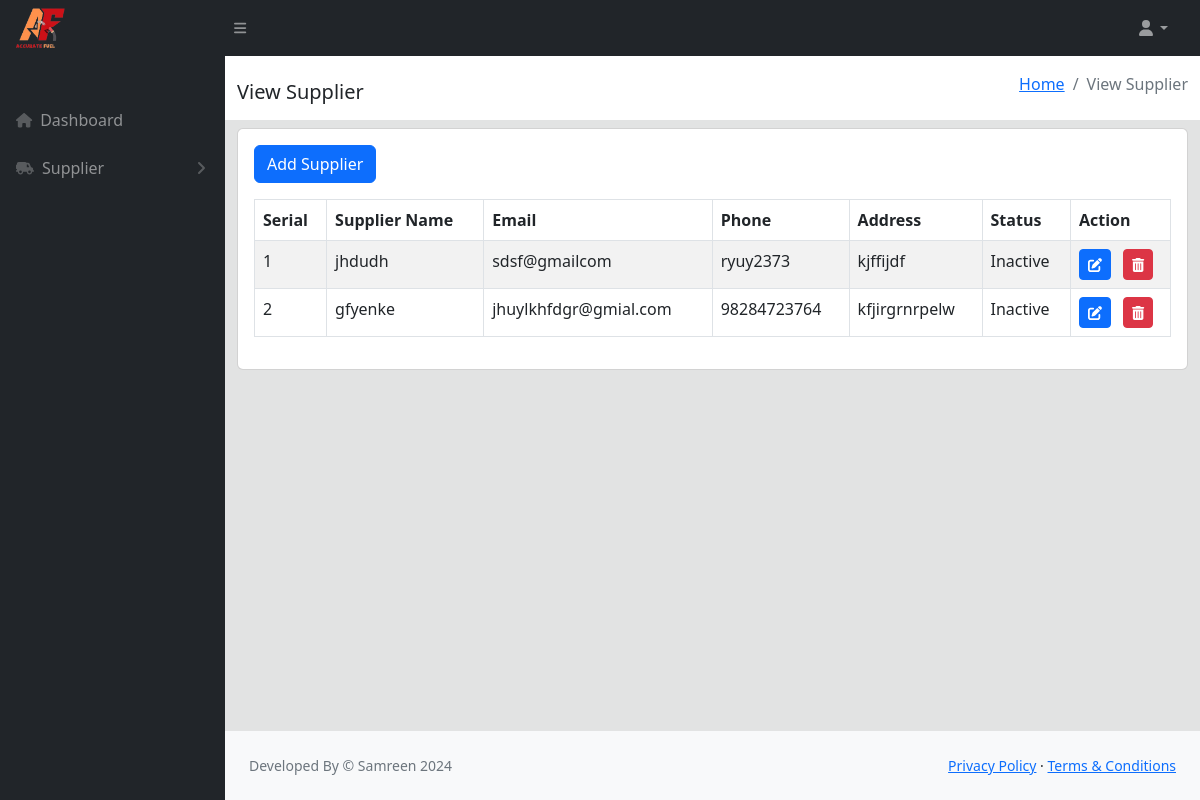
/admin/manage-supplier.php, run on the app's committed database.
### tables this page shows
CREATE TABLE `supplier` (
  `id` int(11) NOT NULL,
  `supplierName` varchar(100) NOT NULL,
  `supplierEmail` varchar(100) NOT NULL,
  `supplierPhone` varchar(100) NOT NULL,
  `supplierAddress` varchar(100) NOT NULL,
  `supplierStatus` varchar(50) NOT NULL
);

### admin/manage-supplier.php (the view, shortened to what this page needs)
<?php
include('includes/header.php');
include './config/dbconn.php';
?>
<head>
    <link rel="stylesheet" href="css/custom.css">
</head>
<body>
    <div class="container-fluid pt-0">
        <div class="row align-items-center custom-bg mb-2">
            <div class="col-md-6">
                <h5 class="mt-3">View Supplier</h5>
            </div>
            <div class="col-md-6 d-flex justify-content-end pt-3">
                <ol class="breadcrumb mb-4">
                    <li class="breadcrumb-item"><a href="javascript:void(0)">Home</a></li>
                    <li class="breadcrumb-item active">View Supplier</li>
                </ol>
            </div>
        </div>
        <div class="row">
            <div class="col-lg-12">
                <div class="card">
                    <div class="card-body">
                        <div class="btn-group float-left">
                            <a href="add-supplier.php" class="btn btn-primary mb-3">Add Supplier</a>
                        </div>
                        <div class="table-responsive">
                            <table id="datatable-buttons" class="table table-striped table-bordered dt-responsive nowrap" style="width: 100%;">
                                <thead>
                                    <tr>
                                        <th>Serial</th>
                                        <th>Supplier Name</th>
                                        <th>Email</th>
                                        <th>Phone</th>
                                        <th>Address</th>
                                        <th>Status</th>
                                        <th class="action-column">Action</th>
                                    </tr>
                                </thead>
                                <tbody>
                                <?php
                                $stmt = $db->prepare("SELECT * FROM `supplier`");
                                $stmt->execute();
                                $record = $stmt->fetchAll();
                                $i = 1;
                                foreach ($record as $key) { ?>
                                    <tr>
                                        <td><?php echo $i; ?></td>
                                        <td><?php echo $key['supplierName']; ?></td>
                                        <td><?php echo $key['supplierEmail']; ?></td>
                                        <td><?php echo $key['supplierPhone']; ?></td>
                                        <td><?php echo $key['supplierAddress']; ?></td>
                                        <td><?php echo $key['supplierStatus'] == 1 ? 'Active' : 'Inactive'; ?></td>
                                        <td>
                                            <a href="edit-supplier.php" onclick="editForm(event, <?php echo $key['id']; ?>, 'edit_supplier.php')" class="btn btn-primary btn-sm me-2"><i class="fa fa-edit" aria-hidden="true"></i></a>
                                            <a href="#" class="btn btn-danger btn-sm" onclick="return confirm('Are you sure you want to delete this item?') && delForm(event, <?php echo $key['id']; ?>, 'app/supplier_crud.php');"><i class="fa fa-trash-alt" aria-hidden="true"></i></a>
                                        </td>
                                    </tr>
                                <?php
                                    $i++;
                                } ?>
                                </tbody>
                            </table>
                        </div>
                    </div>
                </div>
            </div>
        </div>
    </div>
<?php include('includes/footer.php'); ?>
<?php include('includes/scripts.php'); ?>
</body>
</html>

### admin/includes/header.php (shortened to what this page needs)
<!DOCTYPE html>
<html lang="en">
    <head>
        <link href="https://cdn.jsdelivr.net/npm/simple-datatables@7.1.2/dist/style.min.css" rel="stylesheet" />
        <link href="css/styles.css" rel="stylesheet" />
    </head>
        <body class="sb-nav-fixed">
            <?php include('includes/top-navbar.php');?>
            <div id="layoutSidenav">
            <?php include('includes/sidebar.php');?>
            <div id="layoutSidenav_content">
                <main>

### admin/includes/top-navbar.php (shortened to what this page needs)
<nav class="sb-topnav navbar navbar-expand navbar-dark bg-dark">
            <div class="navbar-brand ps-3">
                <img src="assets/images/logo.png" alt="Logo" style="height: 40px;">
            </div>
            <button class="btn btn-link btn-sm order-1 order-lg-0 me-4 me-lg-0" id="sidebarToggle" href="#!"><i class="fas fa-bars"></i></button>
            <ul class="navbar-nav ms-auto ms-md-0 me-3 me-lg-4">
                <li class="nav-item dropdown">
                    <a class="nav-link dropdown-toggle" id="navbarDropdown" href="#" role="button" data-bs-toggle="dropdown" aria-expanded="false"><i class="fas fa-user fa-fw"></i></a>
                </li>
            </ul>
        </nav>

### admin/includes/sidebar.php (shortened to what this page needs)
<div id="layoutSidenav_nav">
    <nav class="sb-sidenav accordion sb-sidenav-dark fixed" id="sidenavAccordion">
        <div class="sb-sidenav-menu">
            <div class="nav">
                <div class="sb-sidenav-menu-heading"></div>
                <a class="nav-link" href="index.php">
                    <div class="sb-nav-link-icon"><i class="fa-solid fa-house"></i></div>
                    Dashboard
                </a>
                <a class="nav-link collapsed" href="#" data-bs-toggle="collapse" data-bs-target="#collapseLayouts" aria-expanded="false" aria-controls="collapseLayouts">
                    <div class="sb-nav-link-icon"><i class="fa-solid fa-truck-field"></i></div>
                    Supplier
                    <div class="sb-sidenav-collapse-arrow"><i class="fas fa-angle-down"></i></div>
                </a>
                <a class="nav-link collapsed" href="#" data-bs-toggle="collapse" data-bs-target="#collapsePages" aria-expanded="false" aria-controls="collapsePages">
                </a>
            </div>
        </div>
    </nav>
</div>

### admin/includes/footer.php
</main>
                <footer class="py-4 bg-light mt-auto">
                    <div class="container-fluid px-4">
                        <div class="d-flex align-items-center justify-content-between small">
                            <div class="text-muted">Developed By &copy; Samreen 2024</div>
                            <div>
                                <a href="#">Privacy Policy</a>
                                &middot;
                                <a href="#">Terms &amp; Conditions</a>
                            </div>
                        </div>
                    </div>
                </footer>
            </div>
        </div>

### admin/includes/scripts.php (shortened to what this page needs)
        </body>
</html>

### admin/css/custom.css (style rules this page uses)
body { background-color: #e2e3e3; }
.custom-bg { background-color: white; }
.table td, .table th { padding: 0.5rem; }
.action-column { width: 100px; }

### data on the page
supplier: supplierName "jhdudh", supplierEmail "sdsf@gmailcom", supplierPhone "ryuy2373", supplierAddress "kjffijdf", supplierStatus "Inactive"
supplier: supplierName "gfyenke", supplierEmail "jhuylkhfdgr@gmial.com", supplierPhone "98284723764", supplierAddress "kfjirgrnrpelw", supplierStatus "Inactive"
